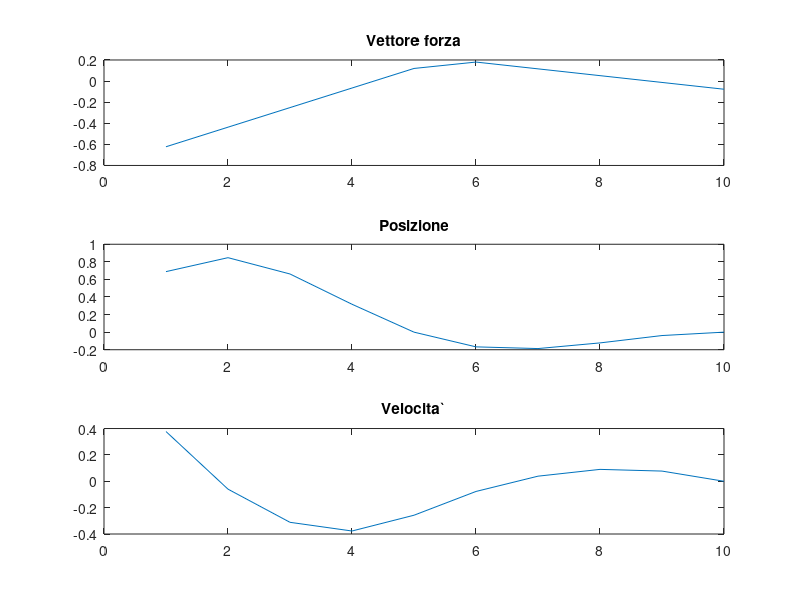
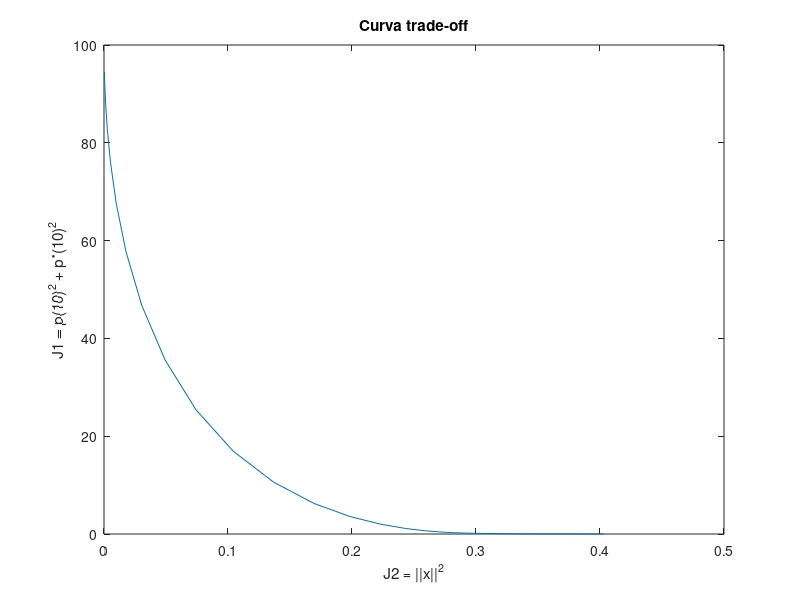

MATLAB code to generate these figures, in order:
% costruiamo le matrici di interesse

A = [ 
      [9:-1:0] + 0.5; 
      ones(1,10); 
      ([4:-1:0] + 0.5) zeros(1,5); 
    ]; 

b = [10; 1; 5]; 

% la specifica del primo punto e` y = [0;0;0] 
y = [0;0;0] 

 
y_hat = y - b; 

% controlliamo se bassa, rango massimo 
rank(A) == 3; 

xln = A \ y_hat;
xln_pinv = pinv(A) * y_hat; 


% check if x
xln = xln_pinv

% creo vettore position and velocity 

for i=1:10
  vel(i) = A(2, 1:i) * xln(1:i) + 1;
  ai = [i-0.5:-1:0.5]; 
  pos(i) = ai * xln(1:i) + i ;
end

% plot the position and velocity
subplot(3,1,1)
plot(xln)
title('Vettore forza')

subplot(3,1,2)
plot(pos)
title ('Posizione') 

subplot(3,1,3)
plot(vel)
title('Velocita`')

    
% Secondo punto dell'esercizio 
A2 = [ A(1,:); A(2,:) ] ;
y2 = [-10; -1] 

I = eye(10); 
u = logspace(-4, 4,50); 
for i=1:50
  % vettore f
  f = inv(A2'*A2 + u(i) * I ) * A2' * y2 ;
  % calcolo J1, J2 con il nuovo vettore delle forze
  J1(i) = (norm( A2 * f - y2 ))^2;
  J2(i) = norm(f) ^ 2; 
end

% plot la curva di trade-off
hold on
figure (2)
plot(J2, J1); 
title ('Curva trade-off' ) ;
ylabel('J1 = p(10)^2 + p^{\bullet}(10)^2')
xlabel('J2 = ||x||^2')
      
 